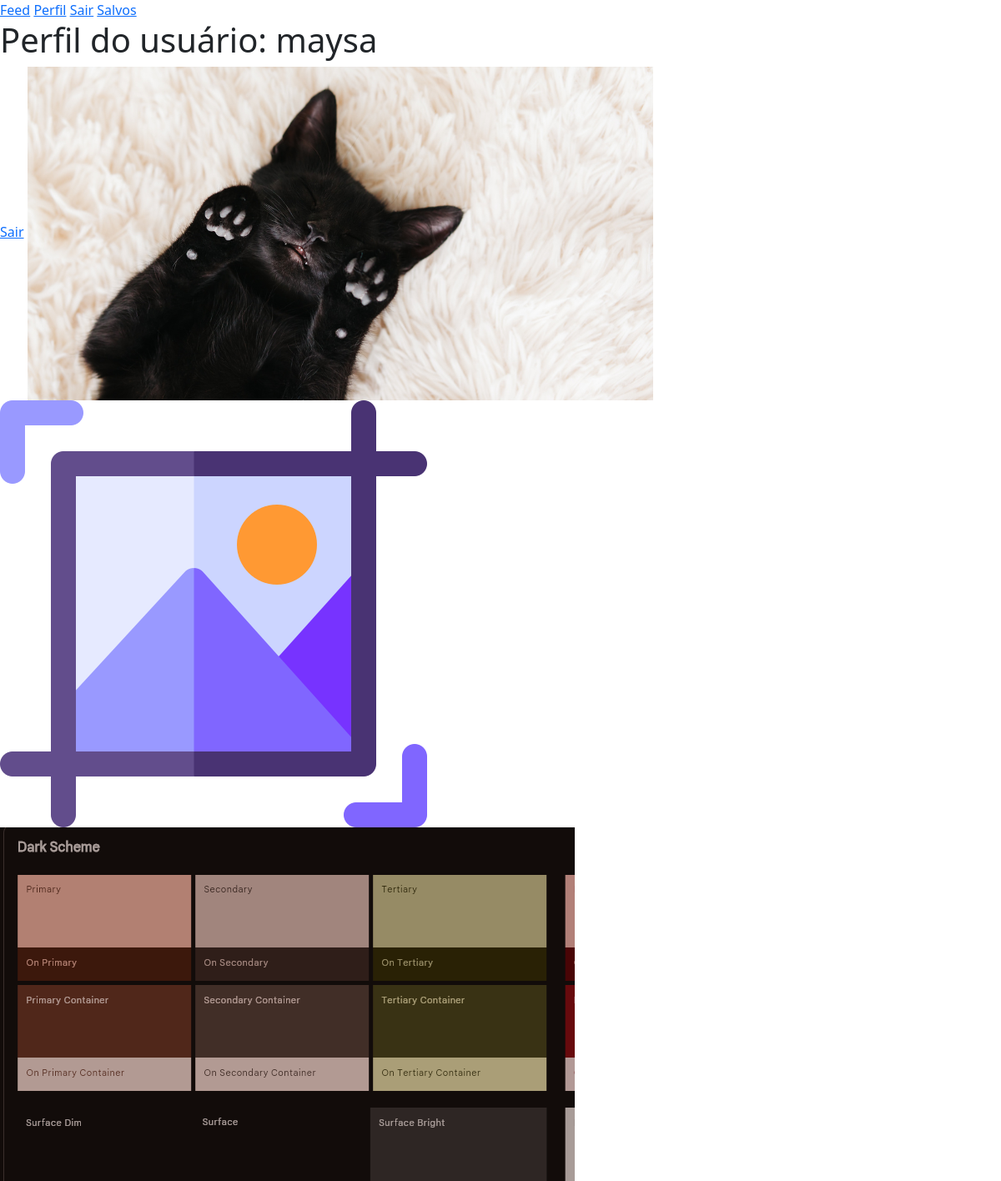
/profile/1 (signed in), run on the app's committed database.
### appflexi/models.py (models this page shows)
class User(database.Model, UserMixin):
    id = database.Column(database.Integer, primary_key=True)
    username = database.Column(database.String(20), unique=True, nullable=False)
    email = database.Column(database.String(100), unique=True, nullable=False)
    password = database.Column(database.String(60), nullable=False)
    photos = database.relationship('Photo', backref='user', lazy=True)

class Photo(database.Model):
    id = database.Column(database.Integer, primary_key=True)
    file_name = database.Column(database.String(255), default="default.png")
    upload_date = database.Column(
        database.DateTime(timezone=True),
        nullable=False,
        default=lambda: datetime.now(timezone.utc)
    )
    user_id = database.Column(
        database.Integer,
        database.ForeignKey('user.id'),
        nullable=False
    )

### appflexi/routes.py (the view)
@app.route('/profile/<user_id>', methods=['GET', 'POST'])
@login_required
def profile(user_id):
    if int(user_id) == int(current_user.id):
        photo_form = PhotoForm()
        if photo_form.validate_on_submit():
            file = photo_form.photo.data
            secure_name = secure_filename(file.filename)
            path = os.path.join(
                os.path.abspath(os.path.dirname(__file__)),
                app.config["UPLOAD_FOLDER"],
                secure_name
            )
            file.save(path)
            photo = Photo(file_name=secure_name, user_id=current_user.id)
            database.session.add(photo)
            database.session.commit()
            return redirect(url_for('profile', user_id=current_user.id))
        return render_template('profile.html', user=current_user, form=photo_form)
    else:
        user = User.query.get(int(user_id))
        return render_template('profile.html', user=user, form=None)

### appflexi/models.py (called while the page is built)
@login_manager.user_loader
def load_user(user_id):
    return User.query.get(int(user_id))

### appflexi/templates/profile.html (shortened to what this page needs)
{% extends "HomePage.html" %}
{% block body %}
    <body>
        {% include "navbar.html" %}
        <h1> Perfil do usuário: {{ user.username }}</h1>
        <a href="{{ url_for('logout') }}">Sair</a>
        {% for photo in user.photos %}
            <img src="{{ url_for('static', filename='posts_photos/' ~ photo.file_name) }}" alt="Imagem">
        {% endfor %}
    </body>
{% endblock %}

### data on the page
User: username "maysa"
Photo: file_name (picture)
Photo: file_name (placeholder picture)
Photo: file_name (picture)
